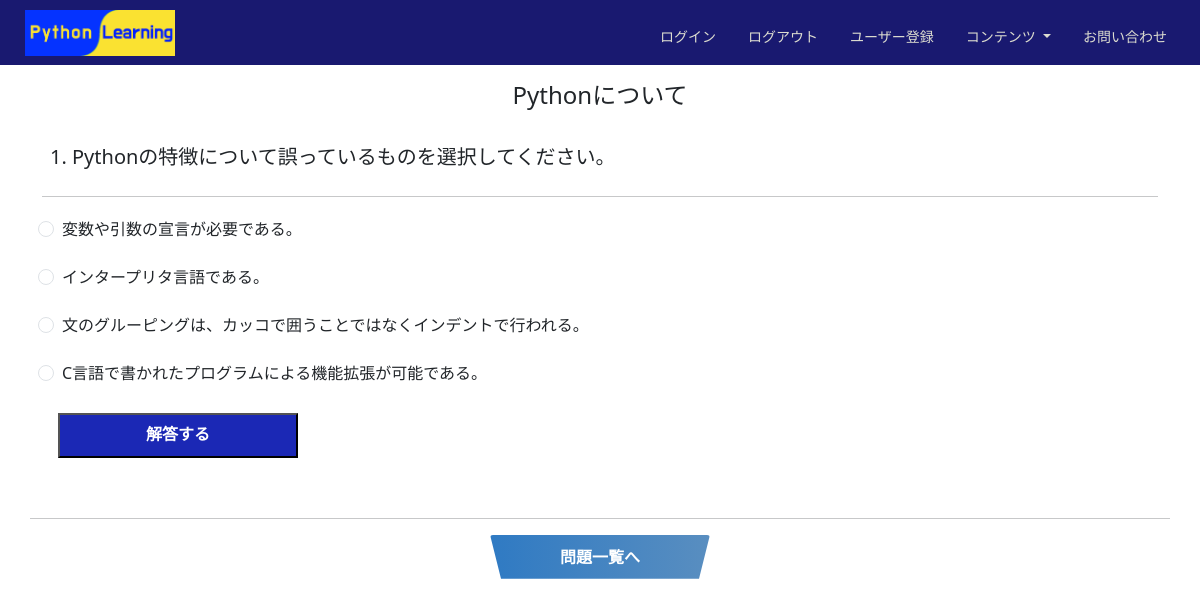
/quartet/1/1, run on the app's committed database.
### python_learning_app/models/questions.py (models this page shows, shortened)
class Quartet(models.Model):
    primary_key = models.PositiveIntegerField(primary_key=True, verbose_name="primary_key")
    title = models.CharField(blank=True, max_length=60,verbose_name="問題名")
    unit = models.PositiveSmallIntegerField(blank=True, null=True, verbose_name="大区分")
    section = models.PositiveIntegerField(verbose_name="区分")
    level = models.PositiveSmallIntegerField(verbose_name="難易度")
    question = models.TextField(verbose_name="問題文", default="以下のコードを実行した時の出力として正しいものを選択してください。")
    question_code = models.TextField(blank=True,verbose_name="問題（コード）")
    choices1 = models.TextField(blank=True, verbose_name="選択肢1")
    choices2 = models.TextField(blank=True, verbose_name="選択肢2")
    choices3 = models.TextField(blank=True, verbose_name="選択肢3")
    choices4 = models.TextField(blank=True, verbose_name="選択肢4")
    answer_idx = models.PositiveSmallIntegerField(verbose_name="解答番号")
    frame = models.BooleanField(default = False, verbose_name="枠")
    explanation = models.TextField(blank=True, verbose_name="解説")

### python_learning_app/views/quartet.py (the view)
# urls.py: path('quartet/<int:un>/<int:pk>', quartet.quartet, name='quartet'),
def quartet(request, un, pk):
    question = Quartet.objects.get(unit= un, section = pk)
    title, sentence, code = question.title, question.question, question.question_code
    code = code.replace('____', '<span style="color: white;">____</span>')
    choices = [question.choices1, question.choices2, question.choices3, question.choices4]
    choices = list(map(lambda x : x.replace('____', '<span style="color: white;">____</span>'), choices))
    choices = [(y, x+1) for x, y in enumerate(choices)]
    shuffled = random.sample(choices, 4)
    pn = (pk - 1) // 10 + 1
    params = {"title": title, "sentence": sentence, "code": code, "shuffled": shuffled,
              "frame": question.frame, "un": un, "pk": pk, "pn": pn}
    return render(request, 'quartet/quartet.html', params)

### templates/quartet/quartet.html (shortened to what this page needs)
{% extends 'python_learning/base.html' %}
{% load static %}
{% block content %}
<div class="container">
    <div class="h4 mt-3 mb-4 text-center">{{ title }}</div>
<div class="row">
    <div class="col10 text-start">
        <div class="p-2" style="font-size: 20px;">{{ pk }}. {{ sentence }}</div>
            <hr>
        <div>
            <form action="{% url 'python_learning:quartet_a' un pk %}" method="post">
            {% for choice, number in shuffled %}
            {% if frame %}
            <div class="form-check m-3 p-1 clear_box">
                <input class="form-check-input" type="radio" name="choice" id="choice{{ number }}" value="{{ number }}">
                <label class="form-check-label" for="choice{{ number }}">
                {% autoescape off %}
                {{ choice | linebreaksbr }}
                {% endautoescape %}
                </label>
              </div>
              {% else %}
              <div class="form-check m-3 p-1">
                <input class="form-check-input" type="radio" name="choice" id="choice{{ number }}" value="{{ number }}">
                <label class="form-check-label" for="choice{{ number }}">
                {{ choice | linebreaksbr }}
                </label>
              </div>
              {% endif %}
            {% endfor %}
            <div class="ps-3 pt-2">
            <button type="submit" class="btn_quartet">解答する</button>
            </div>
            </form>
        </div>
    </div>
    <div style="height: 60px;"></div>
    <hr>
    <div class="button_return">
        <a href="{% url 'python_learning:q_list' un %}?p={{pn}}">問題一覧へ</a>
    </div>
</div>
</div>
{% endblock content %}

### static/css/own.css (style rules this page uses)
.body_color { background-color: white; }
.button_return a { border-radius: 3px; position: relative; display: flex; justify-content: space-around; align-items: center; margin: 0 auto; max-width: 220px; padding: 10px 25px; color: #FFF; transition: 0.3s ease-in-out; font-weight: 600; text-decoration: none; background: rgb(89,142,192); background: linear-gradient(270deg, rgba(89,142,192,1) 0%, rgba(47,122,195,1) 100%); clip-path: polygon(0% 0%, 100% 0%, 95% 100%, 5% 100%); }
.btn_quartet { position: relative; font-weight: bold; width: 240px; padding: 7px 10px 10px 10px; text-decoration: none; color: #FFF; background: #1b28b5; transition: .4s; }

### data on the page
Quartet: title "Pythonについて", question "Pythonの特徴について誤っているものを選択してください。", choices3 "変数や引数の宣言が必要である。" "インタープリタ言語である。" "文のグルーピングは、カッコで囲うことではなくインデントで行われる。" "C言語で書かれたプログラムによる機能拡張が可能である。"

### other printed values
{{ pk }} "1"
